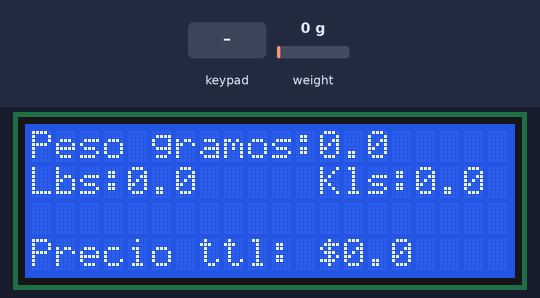
Bench run of a sketch on a simulated Arduino Uno, built with avr-gcc and run on an emulated ATmega328P. On the bench: 20×4 character LCD. The test bench sets the inputs (shaded band); at power-on: weight on the scale 0 g.

Above: at 2.2 s.
2.3 s: keypad keys 4 5 6 7 # pressed 0.4 s apart
At 5.8 s:
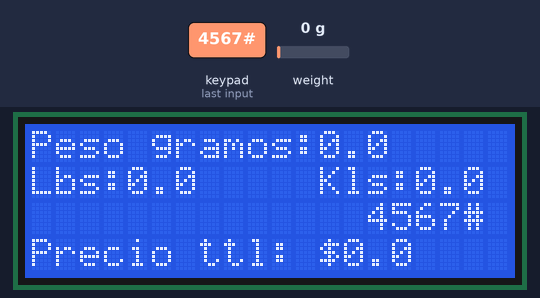
6.1 s: key 'C' pressed
At 7.4 s:
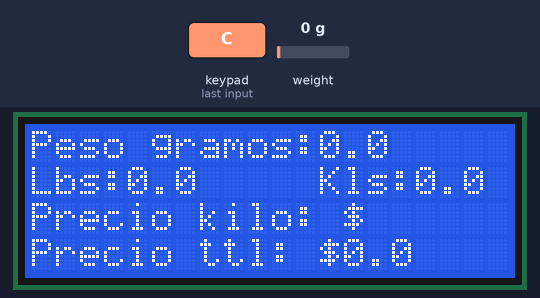
8.0 s: key '*' pressed
9.7 s: keypad keys 4 5 6 7 * pressed 0.4 s apart
At 12.5 s:
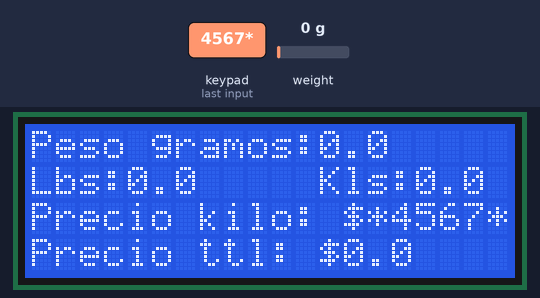
13.5 s: weight on the scale set to 100 g
At 14.7 s:
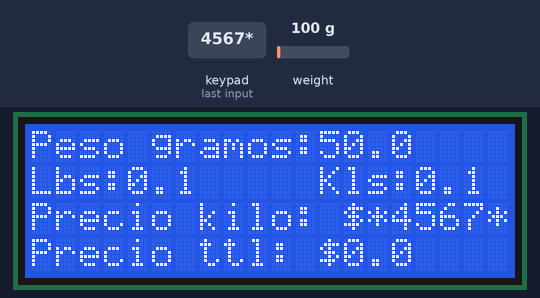
15.0 s: weight on the scale set to 1250 g
At 16.3 s:
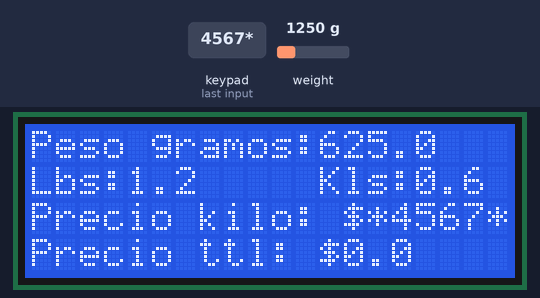
Timing chart, 0 to 17.5 s (numbered marks = the images above; inputs shaded):
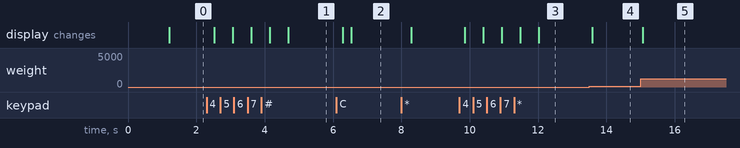

The sketch:

Balanza_tienda.ino
```cpp
/* Arduino pin
 2 -> HX711 CLK
 3 -> DOUT
 5V -> VCC
 GND -> GND */

#include "HX711.h"
#include <Keypad.h>
#include <Wire.h>
#include <LiquidCrystal_I2C.h>

#define DOUT  3
#define CLK  2

HX711 scale(DOUT, CLK);

byte cuenta = 0;

float calibration_factor = 10500  ; //-7050 worked for my 440lb max scale setup

float peso_gramos = 0.0;
float peso_libras = 0.0;
float peso_kilos=0.0;

float precio_libras = 0.00;
float precio;
float precio_total=0.00;

char precio_producto[5]; //
String precio_productoS = String(); //Almacena las 4 cifras del jugador

String v1 = String();  //primera cifra del número jugador
String v2 = String(); //segunda cifra del número jugador
String v3 = String(); //tercera cifra del número jugador
String v4 = String(); //cuarta cifra del número jugador
String v5 = String(); //cuarta cifra del número jugador

char tecla;

const byte ROWS=4;
const byte COLS=4;
char keys[ROWS][COLS] = {
 {'1','2','3','A'},
 {'4','5','6','B'},
 {'7','8','9','C'},
 {'*','0','#','D'}
};

byte rowPins[ROWS] = {4,5,6,7}; //Filas(pines del 4 al 7)
byte colPins[COLS] = {8,9,10,11}; //Columnas (pines del 8 al 11)
Keypad keypad = Keypad( makeKeymap(keys), rowPins, colPins, ROWS, COLS );

//Crear el objeto lcd  dirección  0x27 y 20 columnas x 4 filas
LiquidCrystal_I2C lcd(0x27,20,4);  //

void setup() {

  // Inicializar el LCD
  lcd.init();

  //Encender la luz de fondo.
  lcd.backlight();

  scale.set_scale(calibration_factor);  //  El obtenido en la calibracion

  scale.tare(); //Reset the scale to 0

}


void loop() {

  tecla = keypad.getKey();

   v1=String(precio_producto[0]);
   v2=String(precio_producto[1]);
   v3=String(precio_producto[2]);
   v4=String(precio_producto[3]);
   v5=String(precio_producto[4]);

   peso_libras= abs(((int) (scale.get_units()*100))/100.0);
   peso_kilos= abs(peso_libras/2);
   peso_gramos = abs(peso_libras*500);

   precio_productoS = v1+v2+v3+v4+v5;

   precio = precio_productoS.toFloat();

    //  Visualiza en peso en gramos
    lcd.setCursor(0, 0);
    lcd.print("Peso gramos:");
    lcd.print(peso_gramos,1);

    //  Visualiza en peso en libras y kilos
    lcd.setCursor(0, 1);
    lcd.print("Lbs:");
    lcd.print(peso_libras,1);

    lcd.setCursor(12, 1);
    lcd.print("Kls:");
    lcd.print(peso_kilos,1);

    precio_total = peso_kilos*precio;

    lcd.setCursor(0, 3);
    lcd.print("Precio ttl: $");
    lcd.print(precio_total,1);

    if(tecla=='A'){
        scale.tare(); //Reset the scale to 0
    }


    if(tecla=='C')  {
    lcd.clear();
    precio_producto[0] = ' ';
    precio_producto[1] = ' ';
    precio_producto[2] = ' ';
    precio_producto[3] = ' ';
    precio_producto[4] = ' ';
    precio = 0.00;
    precio_productoS = '0';
    cuenta=0;
    precio_total = 0.00;
    lcd.setCursor(0, 2);
    lcd.print("Precio kilo: $ ");
    lcd.setCursor(14+cuenta,2);
    lcd.print(precio_producto[cuenta]);

  }

     if(tecla){

     if(tecla!='A' && tecla!='B' && tecla!='C' && tecla!='D')
     {
      precio_producto[cuenta] = tecla;
      //  Visualiza el precio del producto
      lcd.setCursor(14+cuenta,2);
      lcd.print(precio_producto[cuenta]);
      cuenta++;

     }

   delay(100);

    }

}
```

Measured:
- after the input at 2.3 s, the display: first changes after 0.23 s (image 1 shows a later state)
- after the input at 6.1 s, the display: first changes after 0.18 s (image 2 shows a later state)
- after the input at 9.7 s, the display: first changes after 0.15 s (image 3 shows a later state)
- after the input at 13.5 s, the display: changes after 0.08 s (image 4)
- after the input at 15.0 s, the display: changes after 0.06 s (image 5)
